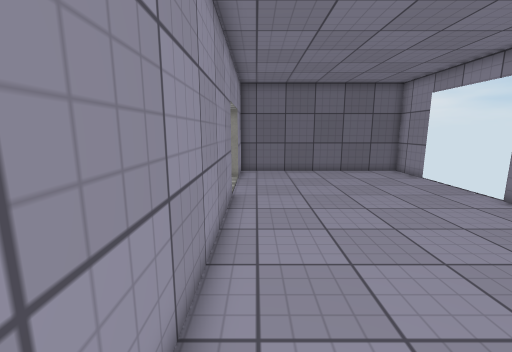
[1] (above)

13 first-person views from a walk through a scene from a Unity 3-D project. The camera is 1.4 m above the floor, tilts 10° down and sees 90° across. The floor is counted in squares, 0.5 m on a side. Each view is taken from the middle of a square. On the plan, view 1 faces up. The plan holds only what a view shows up to about 19 squares ahead; the rest is blank. The player character is not drawn. Surface patterns are stand-ins for the level's own textures.

[2]
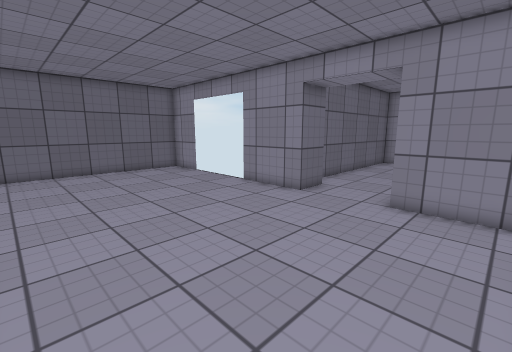

[3]
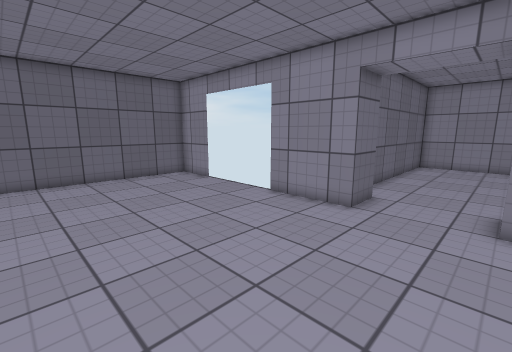

[4]
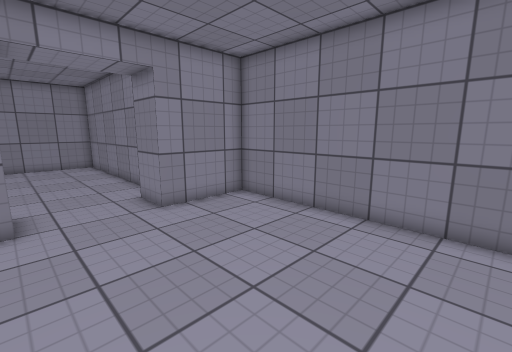

[5]
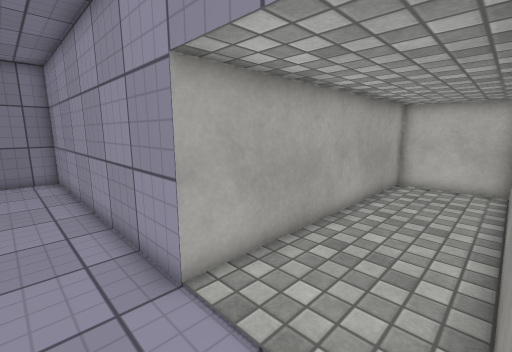

[6]
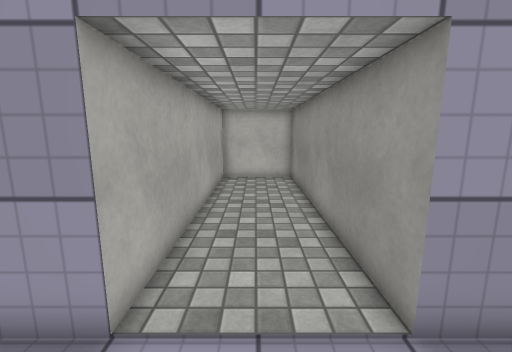

[7]
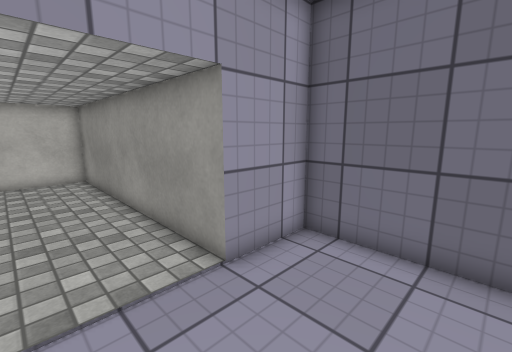

[8]
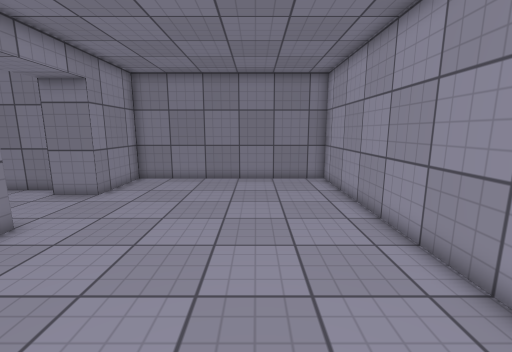

[9]
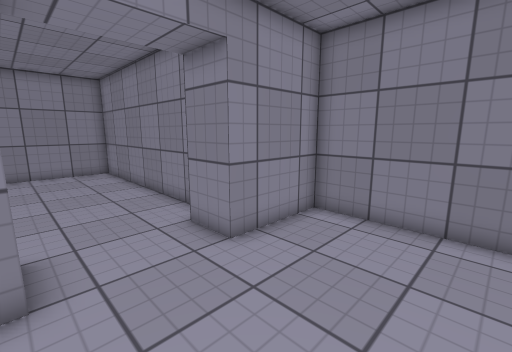

[10]
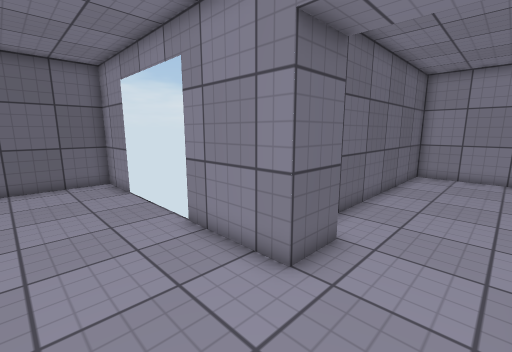

[11]
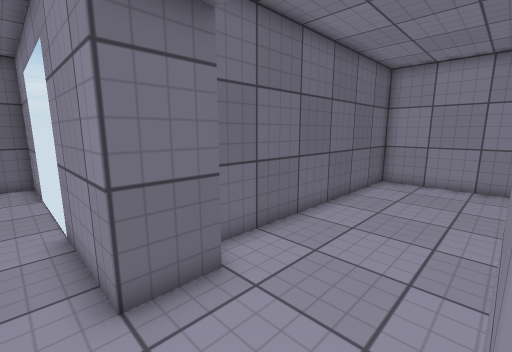

[12]
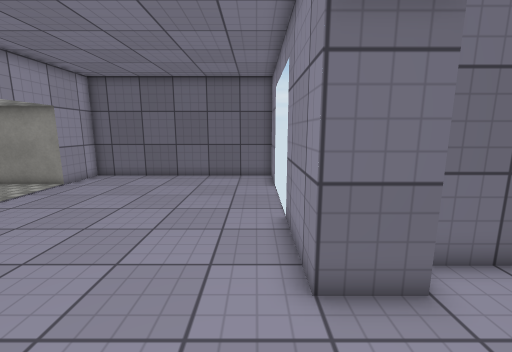

[13]
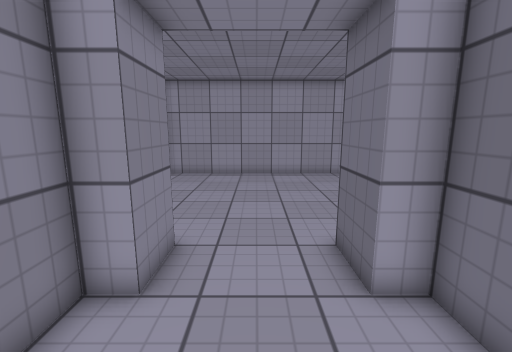

### Floor plan
Points are (right, up) in squares from view 1. A wall is a line through its corners. A room is listed if a view was taken in it or the views show most of it. See-through windows are left out.
Room 1 (views 1, 2, 3, 4, 5, 6, 7, 8, 9, 10, 11, 12)
walls: (10, 15) (10, 18) (-1.1, 18) (-1.1, 15.2) (-13.2, 15.2) (-13.2, 11) (-1.1, 11) (-1.1, -2) (10, -2) (10, 2) (12, 2) (12, 1) (13.5, 1); (12, 6) (10, 6) (10, 10)
ways out: opening at (12.5, 3.5) to room 2
Room 2 (view 13)
walls: (13.5, 1) (24, 1) (24, 7) (12, 7) (12, 6)
ways out: opening at (12.5, 3.5) to room 1

Where each view was taken, in squares from view 1:
view 1: 0 up, 0 right, facing up
view 2: 1 down, 0 right, facing up-right
view 3: 2 up, 1 right, facing up-right
view 4: 6 up, 1 right, facing down-right
view 5: 15 up, 1 right, facing down-left
view 6: 13 up, 2 right, facing left
view 7: 12 up, 3 right, facing up-left
view 8: 13 up, 3 right, facing down
view 9: 6 up, 5 right, facing down-right
view 10: 3 up, 6 right, facing up-right
view 11: 2 up, 9 right, facing up-right
view 12: 2 up, 9 right, facing up
view 13: 4 up, 16 right, facing left
